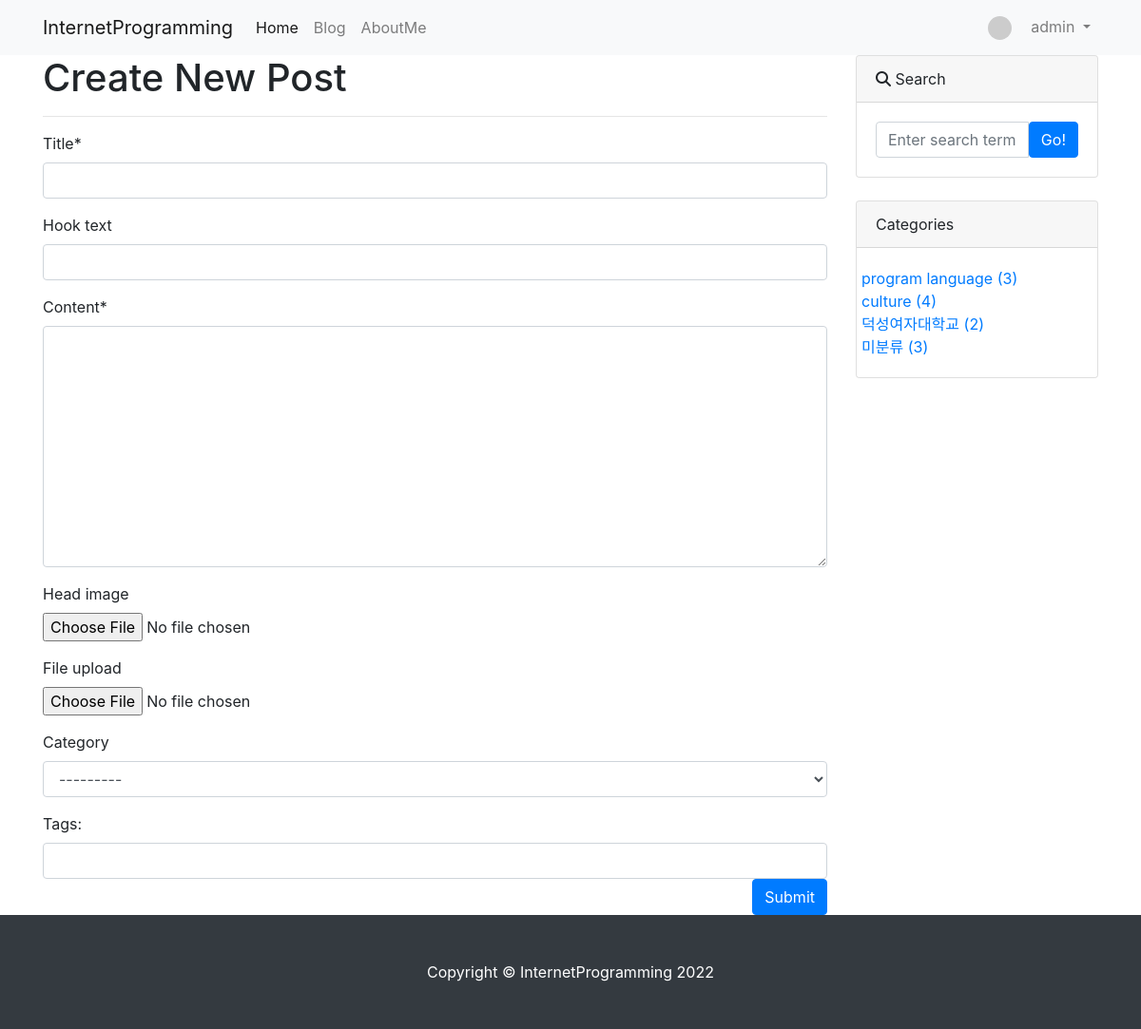
Screenshot of /blog/create_post/ (signed in) with the database file from the repository.
### blog/models.py (models this page shows)
class Category(models.Model):
    name = models.CharField(max_length=50, unique=True)
    slug = models.SlugField(max_length=200, unique=True, allow_unicode=True)
    def __str__(self):
        return self.name
    def get_absolute_url(self):
        return f'/blog/category/{self.slug}'
    class Meta:
        verbose_name_plural = 'Categories'

### blog/views.py (the view, shortened to what this page needs)
# urls.py: path('create_post/', views.PostCreate.as_view()),
class PostCreate(LoginRequiredMixin,UserPassesTestMixin,CreateView):
    model = Post
    fields = ['title','hook_text','content','head_image','file_upload','category'] # ,'tags'
    def test_func(self):
        return self.request.user.is_superuser or self.request.user.is_staff
    def get_context_data(self, *, object_list=None, **kwargs):
        context = super(PostCreate,self).get_context_data()
        context['categories'] = Category.objects.all()
        context['no_category_post_count'] = Post.objects.filter(category=None).count
        return context

### blog/templates/blog/post_form.html (shortened to what this page needs)
{% extends 'blog/base.html' %}
{% load crispy_forms_tags %}
{% block main_area %}
<h1>Create New Post</h1>
<hr>
<form method="post" enctype="multipart/form-data">
        {{form | crispy}}
        <div id="div_id_tags_str">
            <label for="id_tags">Tags:</label>
            <input type="text" id="id_tags" name="tags_str"
                class="textinput textInput form-control">
        </div>
    <button type="submit" class="btn btn-primary float-right">Submit</button>
</form>
{% endblock %}

### blog/templates/blog/navbar.html (shortened to what this page needs)
{% load socialaccount %}
    <nav class="navbar navbar-expand-lg navbar-light bg-light">
      <div class="container">
        <a class="navbar-brand" href="/">InternetProgramming</a>
        <div class="collapse navbar-collapse" id="navbarNavDropdown">
          <ul class="navbar-nav">
            <li class="nav-item active">
              <a class="nav-link" href="/">Home</a>
            </li>
            <li class="nav-item">
              <a class="nav-link" href="/blog/">Blog</a>
            </li>
            <li class="nav-item">
              <a class="nav-link" href="/about_me/">AboutMe</a>
            </li>
          </ul>
          <ul class="navbar-nav ml-auto">
            {% if user.is_authenticated %}
            <li class="nav-item dropdown">
              <a class="nav-link dropdown-toggle" href="#" id="navbarDropdownMenuLink" role="button" data-toggle="dropdown" aria-haspopup="true" aria-expanded="false">
                {% if user.socialaccount_set.all.0.get_avatar_url %}
                  <img class="rounded-circle mr-3" src="{{user.socialaccount_set.all.0.get_avatar_url}}" width="25px">
                {% else %}
                  <img class="rounded-circle mr-3" src="https://dummyimage.com/50x50/ced4da/6c757d.jpg" width="25px">
                {% endif %}
                {{user.username}}
              </a>
            </li>
            {% else %}
              <li class="nav-item">
                <a class="nav-link" href="#" data-toggle="modal" data-target="#loginModal">LogIn</a>
              </li>
            {% endif%}
          </ul>
        </div>
      </div>
    </nav>

### blog/templates/blog/sidebar.html (shortened to what this page needs)
          <div class="card mb-4">
            <div class="card-header"><i class="fa-solid fa-magnifying-glass"></i> Search</div>
            <div class="card-body">
              <div class="input-group">
                <input id="search-input" class="form-control" type="text" placeholder="Enter search term..." aria-label="Enter search term..." aria-describedby="button-search" />
                <button class="btn btn-primary" id="button-search" type="button" onclick="searchPost()">Go!</button>
              </div>
            </div>
          </div>
          <div class="card mb-4" id='category-card'>
            <div class="card-header">Categories</div>
            <div class="card-body">
              <div class="row">
                <ul class="list-unstyled mb-0">
                  {% for c in categories %}
                    <li><a href="{{c.get_absolute_url}}">{{c}} ({{c.post_set.count}})</a></li>
                  {% endfor %}
                    <li><a href="/blog/category/no_category/">미분류 ({{no_category_post_count}})</a></li>
                </ul>
              </div>
            </div>
          </div>

### rows the page displays
Category: name "program language", post_set.count "3"
Category: name "culture", post_set.count "4"
Category: name "덕성여자대학교", post_set.count "2"

### other values shown
{{ user.username }} "admin"
{{ no_category_post_count }} "3"
